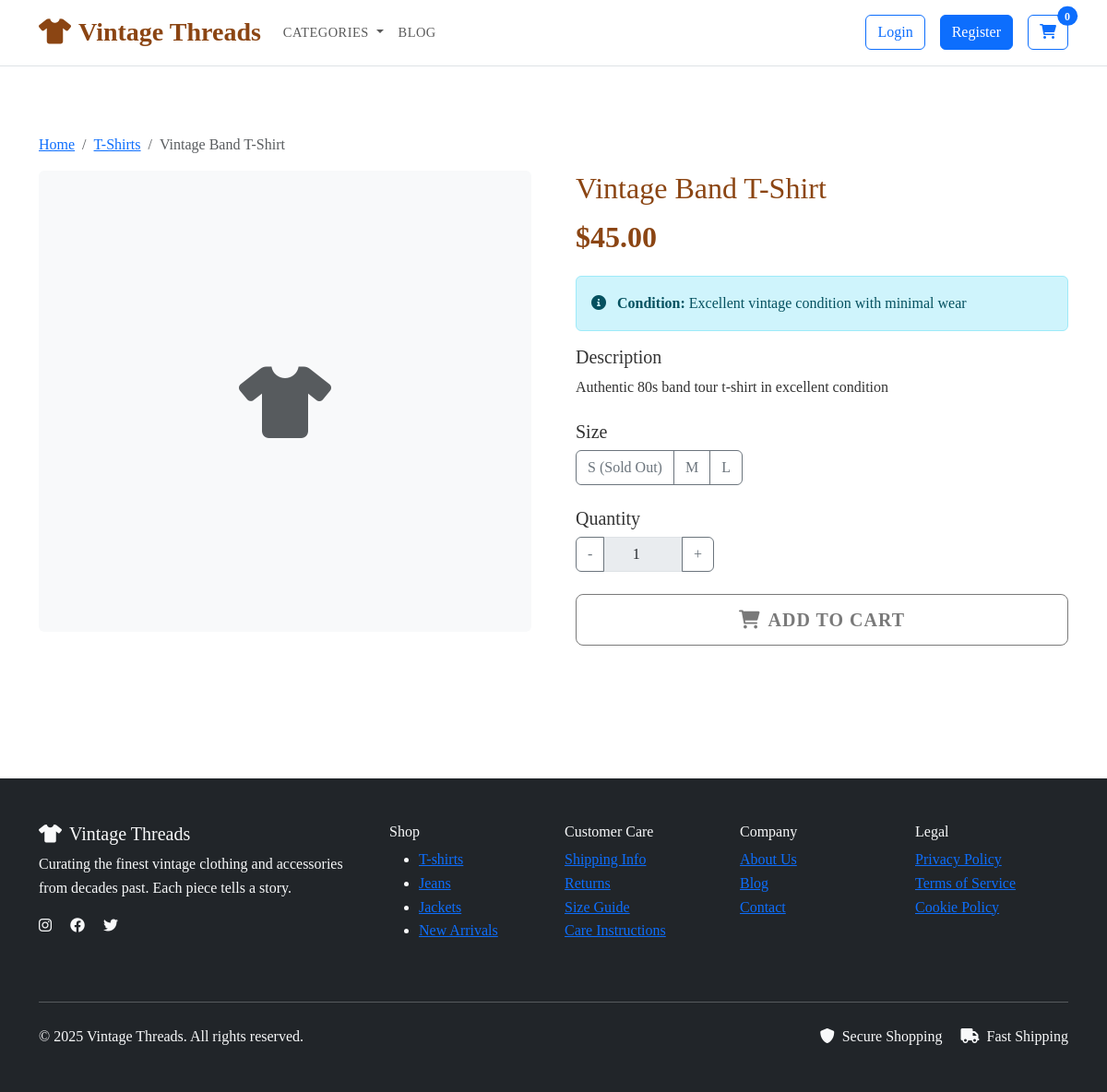
The app's page /VintageThreads/product.php?slug=vintage-band-t-shirt with its own data.
### tables this page shows
CREATE TABLE `products` (
  `id` int(11) NOT NULL,
  `name` varchar(255) NOT NULL,
  `slug` varchar(255) NOT NULL,
  `description` text DEFAULT NULL,
  `price` decimal(10,2) NOT NULL,
  `stock_quantity` int(10) UNSIGNED NOT NULL DEFAULT 0,
  `category_id` int(11) DEFAULT NULL,
  `image_url` varchar(500) DEFAULT NULL,
  `sizes` varchar(255) DEFAULT NULL,
  `condition_notes` text DEFAULT NULL,
  `measurements` text DEFAULT NULL,
  `is_featured` tinyint(1) NOT NULL DEFAULT 0,
  `created_at` timestamp NOT NULL DEFAULT current_timestamp(),
  `updated_at` timestamp NOT NULL DEFAULT current_timestamp() ON UPDATE current_timestamp(),
  `stock_S` int(10) UNSIGNED DEFAULT 0,
  `stock_M` int(10) UNSIGNED DEFAULT 0,
  `stock_L` int(10) UNSIGNED DEFAULT 0,
  `stock_XL` int(10) UNSIGNED NOT NULL DEFAULT 0
);

CREATE TABLE `categories` (
  `id` int(11) NOT NULL,
  `name` varchar(255) NOT NULL,
  `slug` varchar(255) NOT NULL,
  `description` text DEFAULT NULL,
  `created_at` timestamp NOT NULL DEFAULT current_timestamp()
);

### VintageThreads/includes/functions.php (called while the page is built, shortened)
<?php
function format_price($price, $currency = 'USD') {
    $symbols = [
        'USD' => '$',
        'EUR' => '€',
        'GBP' => '£',
        'CAD' => 'C$',
        'AUD' => 'A$'
    ];
    $symbol = $symbols[$currency] ?? '$';
    return $symbol . number_format($price, 2);
}
function get_products($pdo, $category_id = null, $limit = null, $featured = false) {
    $sql = "SELECT p.*, c.name as category_name FROM products p
            LEFT JOIN categories c ON p.category_id = c.id WHERE 1=1";
    if ($category_id) {
        $sql .= " AND p.category_id = :category_id";
    }
    $sql .= " ORDER BY p.created_at DESC";
    if ($limit) {
        $sql .= " LIMIT " . (int)$limit;
    }
    $stmt = $pdo->prepare($sql);
    if ($category_id) {
        $stmt->bindParam(':category_id', $category_id, PDO::PARAM_INT);
    }
    $stmt->execute();
    return $stmt->fetchAll();
}
function get_product_by_slug($pdo, $slug) {
    $stmt = $pdo->prepare("SELECT p.*, c.name as category_name FROM products p
                          LEFT JOIN categories c ON p.category_id = c.id
                          WHERE p.slug = :slug");
    $stmt->bindParam(':slug', $slug);
    $stmt->execute();
    return $stmt->fetch();
}
?>

### VintageThreads/product.php (the view, shortened to what this page needs)
<?php
require_once 'includes/header.php';
$product_slug = $_GET['slug'] ?? '';
$product = get_product_by_slug($pdo, $product_slug);
$related_products = get_products($pdo, $product['category_id'], 4);
?>
<div class="container py-5">
    <nav aria-label="breadcrumb">
        <ol class="breadcrumb">
            <li class="breadcrumb-item"><a href="index.php">Home</a></li>
            <li class="breadcrumb-item"><a href="category.php?slug=<?php echo $product['category_name']; ?>"><?php echo htmlspecialchars($product['category_name']); ?></a></li>
            <li class="breadcrumb-item active"><?php echo htmlspecialchars($product['name']); ?></li>
        </ol>
    </nav>
    <div class="row g-5">
        <div class="col-lg-6">
            <div class="product-image-large mb-3" style="height: 500px;">
                <?php if ($product['image_url']): ?>
                    <img src="<?php echo htmlspecialchars($product['image_url']); ?>"
                         alt="<?php echo htmlspecialchars($product['name']); ?>"
                         class="img-fluid rounded">
                <?php else: ?>
                    <div class="bg-light d-flex align-items-center justify-content-center h-100 rounded">
                        <i class="fas fa-tshirt fa-5x text-muted"></i>
                    </div>
                <?php endif; ?>
            </div>
        </div>
        <div class="col-lg-6">
            <div class="product-details">
                <h1 class="h2 text-vintage-brown"><?php echo htmlspecialchars($product['name']); ?></h1>
                <div class="product-price fs-2 fw-bold text-vintage-brown mb-3">
                    <?php echo format_price($product['price']); ?>
                </div>
                <?php if ($product['condition_notes']): ?>
                    <div class="alert alert-info">
                        <i class="fas fa-info-circle me-2"></i>
                        <strong>Condition:</strong> <?php echo htmlspecialchars($product['condition_notes']); ?>
                    </div>
                <?php endif; ?>
                <?php if ($product['description']): ?>
                    <div class="mb-4">
                        <h5>Description</h5>
                        <p><?php echo nl2br(htmlspecialchars($product['description'])); ?></p>
                    </div>
                <?php endif; ?>
                <?php if ($product['sizes']): ?>
                    <div class="mb-4">
                        <h5>Size</h5>
                        <div class="btn-group" role="group" id="sizeGroup">
                            <?php
                            $sizes = explode(',', $product['sizes']);
                            foreach ($sizes as $size):
                                $size = trim($size);
                                $stock_col = 'stock_' . strtoupper($size);
                                $size_stock = $product[$stock_col] ?? 0;
                            ?>
                                <label class="btn btn-outline-secondary" for="size_<?php echo $size; ?>">
                                    <?php echo htmlspecialchars($size); ?>
                                    <?php if ($size_stock == 0) echo ' (Sold Out)'; ?>
                                </label>
                            <?php endforeach; ?>
                        </div>
                    </div>
                <?php endif; ?>
                <div class="mb-4" id="quantityContainer">
                    <h5>Quantity</h5>
                    <div class="input-group" style="width: 150px;">
                        <button class="btn btn-outline-secondary quantity-control decrement" type="button">-</button>
                        <input type="number" class="form-control text-center" id="quantity" value="1" min="1">
                        <button class="btn btn-outline-secondary quantity-control increment" type="button">+</button>
                    </div>
                </div>
                <div class="d-grid gap-2 mb-4">
                    <button class="btn btn-vintage btn-lg" id="addToCartBtn" data-product-id="<?php echo $product['id']; ?>">
                        <i class="fas fa-shopping-cart me-2"></i>Add to Cart
                    </button>
                </div>
            </div>
        </div>
    </div>
</div>
<?php require_once 'includes/footer.php'; ?>

### VintageThreads/assets/css/style.css (style rules this page uses)
:root { --vintage-brown: #8B4513; --vintage-cream: #F5F5DC; --vintage-gold: #DAA520; --vintage-green: #556B2F; --vintage-navy: #2F4F4F; }
body { font-family: 'Georgia', serif; line-height: 1.6; color: #333; }
.btn-vintage { background-color: var(--vintage-brown); border-color: var(--vintage-brown); color: white; padding: 12px 30px; font-weight: bold; text-transform: uppercase; letter-spacing: 1px; transition: all 0.3s ease; }
.product-price { font-size: 1.2rem; font-weight: bold; color: var(--vintage-brown); margin-bottom: 0.5rem; }
.text-vintage-brown { color: var(--vintage-brown) !important; }

### records on screen
products: category.name "T-Shirts", name "Vintage Band T-Shirt", price "$45.00", condition_notes "Excellent vintage condition with minimal wear", description "Authentic 80s band tour t-shirt in excellent condition", sizes "S", sizes "M", sizes "L"
